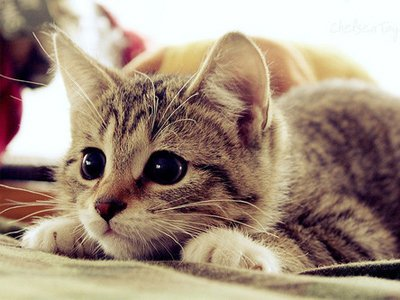
#> input picture notebooks/cat.jpg, 400 x 300 px; its folder holds only this picture in this run
$ jupyter execute image-processing-with-pillow.ipynb
#> lines starting #> are read from the running program, lines starting #| are printed output that depends on the picture
[cell 1]
import shutil
import os

from PIL import Image

[cell 2]
if "cat" in os.listdir("./"):
    shutil.rmtree("cat")
os.makedirs("cat")

[cell 3]
image = Image.open("./cat.jpg")
#> image is the input picture: PIL image 400x300 RGB; mean R, G, B 164.2, 144.6, 128.2

[cell 4]
image

[cell 5]
image.format
#> Out = 'JPEG'

[cell 6]
image.size
#> Out = (400, 300)

[cell 7]
# 확장자 변경하기

image.save("./cat/cat.png")
image.save("./cat/cat.tiff")

[cell 8]
image.rotate(90)
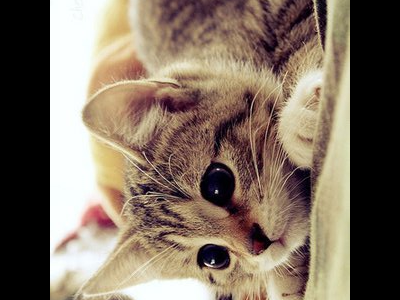
#> Out: PIL image 400x300 RGB; mean R, G, B 126.3, 111.5, 96.8

[cell 9]
from PIL import ImageFilter

[cell 10]
image.filter(ImageFilter.BLUR)
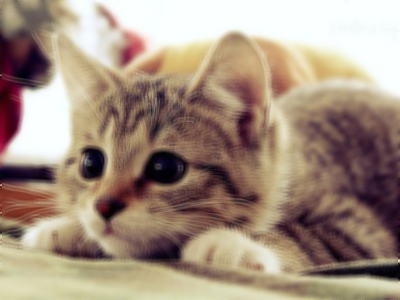
#> Out: PIL image 400x300 RGB; mean R, G, B 164.3, 144.7, 128.2

[cell 11]
from PIL import ImageFont
from PIL import ImageDraw

[cell 12]
draw = ImageDraw.Draw(image)

[cell 13]
draw

[cell 14]
font = ImageFont.truetype("./fonts/NanumBarunGothic.ttf", 16)

[cell 15]
font

[cell 16]
draw.text(
    (0, 0),
    "cat.png",
    (255, 255, 255),
    font=font,
)

[cell 17]
draw

[cell 18]
image
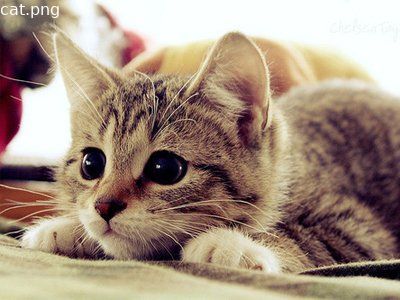
#> Out: PIL image 400x300 RGB; mean R, G, B 164.4, 144.8, 128.4
